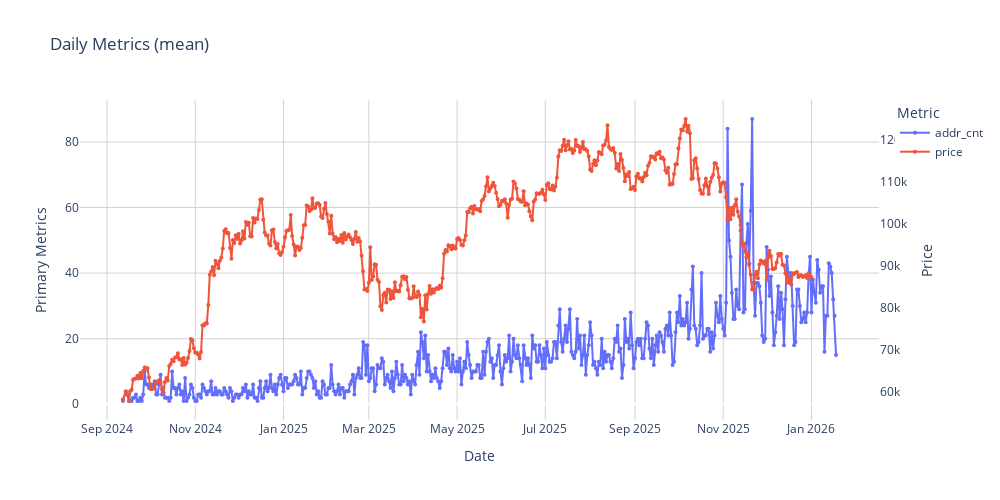

Source (notebook cell):
### Code cell
asset_price_df[asset_price_df["datetime"] == asset_price_df["datetime"].min()], asset_price_df["timestamp"].min()
# asset_price_df["price"].isna().sum()

metrics1["date"] = metrics1["datetime"].str[:10]
# events_by_date = metrics1.groupby("date")["user_address"].nunique().reset_index().rename(columns={"user_address": "addr_cnt"})
events_by_date = metrics1.groupby("date")["user_address"].nunique().reset_index().rename(columns={"user_address": "addr_cnt"})
_ = plot_daily_metrics_express(events_by_date, ["addr_cnt"], agg_func="mean", price_df=asset_price_df, date_col="date")

### Figure 1 — Plotly figure (JSON) as saved in the notebook; plotly's stock layout.template omitted (floating-point values rounded to 4 significant figures; data arrays with more than 128 entries replaced by an {"elided": "..."} marker saying what was removed)
{"data": [{"hovertemplate": "<b>Date:</b> %{x|%Y-%m-%d}<br><b>%{fullData.name}:</b> %{y:,.5f}<br><extra></extra>", "legendgroup": "addr_cnt", "line": {"color": "#636efa", "dash": "solid", "width": 2}, "marker": {"size": 4, "symbol": "circle"}, "mode": "lines+markers", "name": "addr_cnt", "orientation": "v", "showlegend": true, "type": "scatter", "x": {"elided": "493 str values"}, "xaxis": "x", "y": {"elided": "493 int values"}, "yaxis": "y"}, {"hovertemplate": "<b>Date:</b> %{x|%Y-%m-%d}<br><b>%{fullData.name}:</b> %{y:,.5f}<br><extra></extra>", "legendgroup": "price", "line": {"color": "#EF553B", "dash": "solid", "width": 2}, "marker": {"size": 4, "symbol": "circle"}, "mode": "lines+markers", "name": "price", "orientation": "v", "showlegend": true, "type": "scatter", "x": {"elided": "493 str values"}, "xaxis": "x", "y": {"elided": "493 float values"}, "yaxis": "y2"}], "layout": {"height": 500, "legend": {"title": {"text": "Metric"}, "tracegroupgap": 0}, "plot_bgcolor": "white", "title": {"text": "Daily Metrics (mean)"}, "width": 1000, "xaxis": {"anchor": "y", "domain": [0, 1], "gridcolor": "LightGray", "gridwidth": 1, "showgrid": true, "title": {"text": "Date"}}, "yaxis": {"anchor": "x", "domain": [0, 1], "gridcolor": "LightGray", "gridwidth": 1, "showgrid": true, "title": {"text": "Primary Metrics"}}, "yaxis2": {"overlaying": "y", "showgrid": false, "side": "right", "title": {"text": "Price"}}}}
